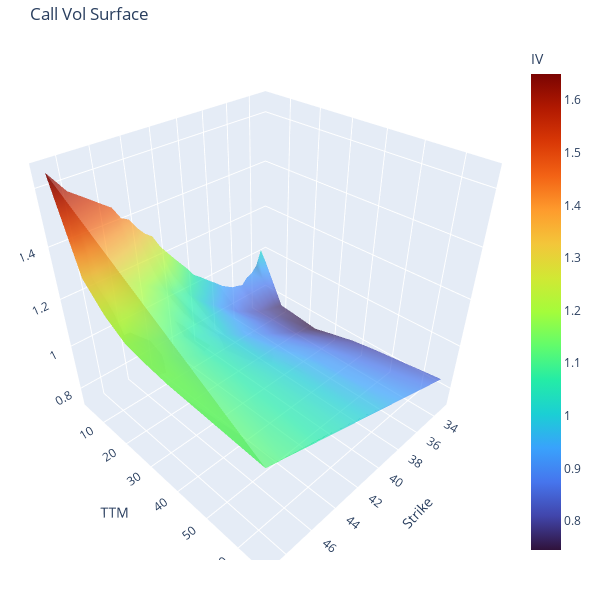

Source (notebook cell):
### Code cell
my_plot_function(p, color='Turbo', title='Call')

### Figure 1 — Plotly figure (JSON) as saved in the notebook; plotly's stock layout.template omitted (floating-point values rounded to 4 significant figures; data arrays with more than 128 entries replaced by an {"elided": "..."} marker saying what was removed)
{"data": [{"colorbar": {"title": {"text": "IV"}}, "colorscale": [[0, "#30123b"], [0.07143, "#4145ab"], [0.1429, "#4675ed"], [0.2143, "#39a2fc"], [0.2857, "#1bcfd4"], [0.3571, "#24eca6"], [0.4286, "#61fc6c"], [0.5, "#a4fc3b"], [0.5714, "#d1e834"], [0.6429, "#f3c63a"], [0.7143, "#fe9b2d"], [0.7857, "#f36315"], [0.8571, "#d93806"], [0.9286, "#b11901"], [1, "#7a0402"]], "intensity": {"elided": "195 float values"}, "opacity": 0.7, "showscale": true, "type": "mesh3d", "x": {"elided": "195 float values"}, "y": {"elided": "195 int values"}, "z": {"elided": "195 float values"}}], "layout": {"height": 600, "margin": {"b": 40, "l": 20, "r": 20, "t": 40}, "scene": {"xaxis": {"title": {"text": "Strike"}}, "yaxis": {"title": {"text": "TTM"}}, "zaxis": {"title": {"text": "IV"}}}, "title": {"text": "Call Vol Surface"}, "width": 600}}
